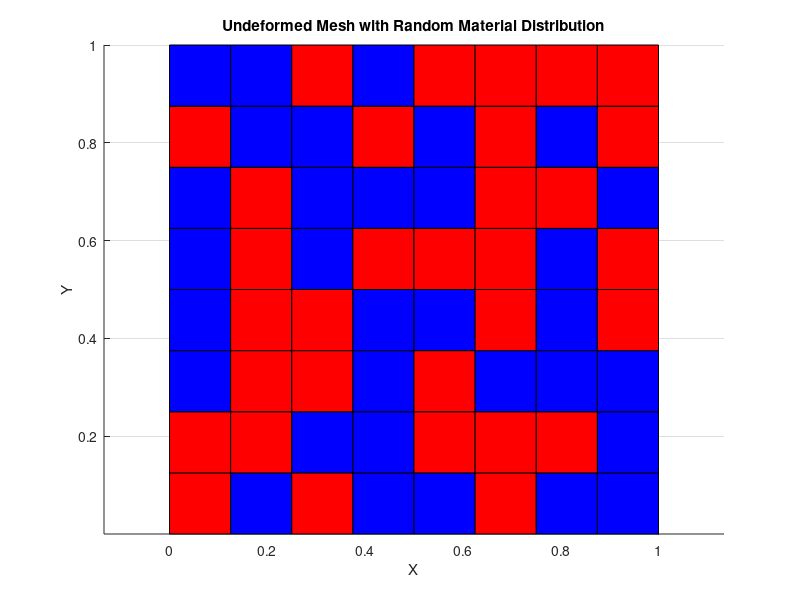

The MATLAB script that drew this image:
clc; clear; close all;

% Grid size
Nx = 8; % Number of elements in X
Ny = 8; % Number of elements in Y
Lx = 1; % Total length in X
Ly = 1; % Total length in Y
dx = Lx / Nx; % Element width
dy = Ly / Ny; % Element height

% Define material properties
E1 = 200e9; % Young's modulus for material 1 (e.g., steel)
E2 = 100e9; % Young's modulus for material 2 (e.g., aluminum)

% Total number of elements
num_elements = Nx * Ny;
num_material1 = num_elements / 2; % Half assigned to material 1
num_material2 = num_elements / 2; % Half assigned to material 2

% Create an array with equal number of 0s and 1s, then shuffle
material_list = [zeros(1, num_material1), ones(1, num_material2)];
material_list = material_list(randperm(num_elements));

% Reshape into grid form
material_assignment = reshape(material_list, Ny, Nx);



% Generate mesh grid
x = linspace(0, Lx, Nx+1);
y = linspace(0, Ly, Ny+1);
[X, Y] = meshgrid(x, y);

%iterate material property
E = E1 * (material_assignment == 0) + E2 * (material_assignment == 1);

% Plot the undeformed shape
figure;
hold on;
for i = 1:Nx
    for j = 1:Ny
        % Get element corners
        x_elem = [x(i), x(i+1), x(i+1), x(i)];
        y_elem = [y(j), y(j), y(j+1), y(j+1)];
        
        % Assign color based on material
        if material_assignment(j, i) == 0
            fill(x_elem, y_elem, 'r'); % Material 1 (Red)
        else
            fill(x_elem, y_elem, 'b'); % Material 2 (Blue)
        end
    end
end

xlabel('X'); ylabel('Y');
title('Undeformed Mesh with Random Material Distribution');
axis equal;
grid on;
hold off;
